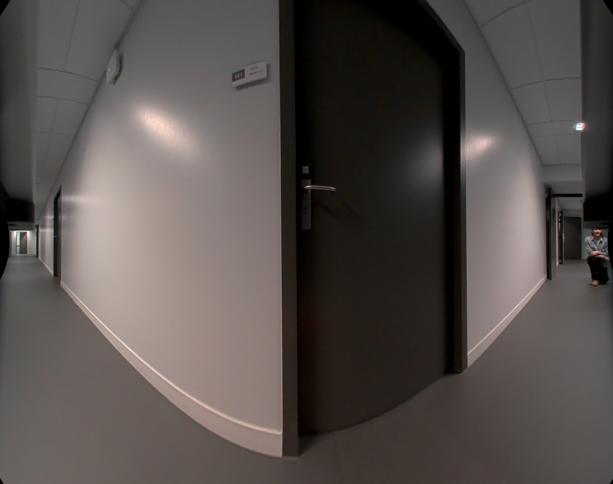
#> input picture prototyping/src/surround_yolo/test_images_damien_stich/resultats/up4.png, 1226 x 968 px (shown at 1/2 size)
$ python sift.py
#> lines starting #> are read from the running program, lines starting #| are printed output that depends on the picture
import cv2 as cv
import numpy as np


class PanoramaFusion:
    def __init__(self):
        self.sift = cv.SIFT_create()
        self.bf = cv.BFMatcher(cv.NORM_L1, crossCheck=True)

    def extraire_points_correspondants(self, img1, img2):
        nb_max_matchs = 50

        k_1, des_1 = self.sift.detectAndCompute(img1, None)
        k_2, des_2 = self.sift.detectAndCompute(img2, None)

        matches = self.bf.match(des_1, des_2)
        matches_filtered = sorted(matches, key=lambda x: x.distance)[:nb_max_matchs]

        img3 = cv.drawMatches(img1, k_1, img2, k_2, matches_filtered, img2, flags=2)

        cv.imshow("Output", img3)
        cv.waitKey(0)
        cv.destroyAllWindows()

        points_correspondants = [(k_1[match.queryIdx].pt, k_2[match.trainIdx].pt) for match in matches_filtered]

        return points_correspondants

    def fusionner_images(self, img_gauche, img_centre, img_droite):
        pts1 = np.array([[935, 708],
                         [931, 106],
                         [1189, 571],
                         [1102, 558],
                         [1101, 376],
                         [1087, 330],
                         [1152, 247],
                         [1104, 243],
                         [1086, 162],
                         [1020, 180],
                         [1052, 250],
                         [936, 734],
                         [925, 743],
                         [919, 105],
                         [958, 57],
                         [1109, 270],
                         [1108, 415],
                         [1161, 405],
                         [1162, 434],
                         [1182, 513],
                         [1129, 435],
                         [1127, 526],
                         [1016, 630],
                         [932, 405],
                         [1103, 452],
                         [1121, 327],
                         [1063, 275]])
        pts2 = np.array([[271, 684],
                         [264, 103],
                         [603, 567],
                         [515, 551],
                         [516, 361],
                         [499, 312],
                         [555, 214],
                         [498, 211],
                         [462, 121],
                         [396, 154],
                         [445, 226],
                         [273, 709],
                         [258, 715],
                         [250, 111],
                         [304, 41],
                         [511, 242],
                         [525, 403],
                         [593, 393],
                         [596, 423],
                         [596, 505],
                         [558, 423],
                         [554, 519],
                         [390, 618],
                         [265, 391],
                         [516, 439],
                         [534, 309],
                         [460, 252]])

        # Calculer la matrice de transformation
        M1, _ = cv.findHomography(pts2, pts1, cv.RANSAC, 5.0)

        result1 = cv.warpPerspective(img_gauche, M1, (img_centre.shape[1] + img_gauche.shape[1], img_gauche.shape[0]))

        pts1 = np.array([[1000, 710],
                         [758, 590],
                         [710, 566],
                         [759, 276],
                         [711, 339],
                         [698, 348],
                         [698, 313],
                         [728, 230],
                         [802, 157],
                         [891, 44],
                         [754, 442],
                         [680, 441],
                         [603, 567],
                         [624, 492],
                         [620, 452],
                         [680, 359],
                         [680, 552],
                         [739, 384],
                         [871, 21],
                         [679, 468],
                         [664, 507],
                         [690, 382]])
        pts2 = np.array([[323, 754],
                         [148, 593],
                         [118, 570],
                         [152, 297],
                         [120, 355],
                         [112, 363],
                         [113, 331],
                         [126, 258],
                         [177, 186],
                         [236, 66],
                         [148, 453],
                         [95, 452],
                         [19, 566],
                         [39, 498],
                         [36, 461],
                         [97, 374],
                         [95, 556],
                         [142, 398],
                         [214, 52],
                         [96, 477],
                         [86, 515],
                         [108, 394]])

        # Calculer la matrice de transformation
        M2, _ = cv.findHomography(pts2, pts1, cv.RANSAC, 5.0)

        result2 = cv.warpPerspective(img_droite, M2, (img_centre.shape[1] + img_droite.shape[1], img_droite.shape[0]))

        # Copier l'image 1 sur l'image résultante
        result1[:img_centre.shape[0], img_centre.shape[1]:] = img_centre

        # Copier l'image 1 sur l'image résultante
        result2 = result2[:, img_centre.shape[1]:]

        result = np.concatenate((result1, result2),
                                axis=1)
        return result, M1, M2


if __name__ == '__main__':
    p = PanoramaFusion()
    img1_path = 'test_images_damien_stich/resultats/up4.png'
    img2_path = 'test_images_damien_stich/resultats/up1.png'
    img3_path = 'test_images_damien_stich/resultats/up3.png'
    img_gauche = cv.imread(img1_path)
#> img_gauche is the input picture: shape (968, 1226, 3); mean B, G, R 76.3, 79.6, 86.1
    img_centre = cv.imread(img2_path)
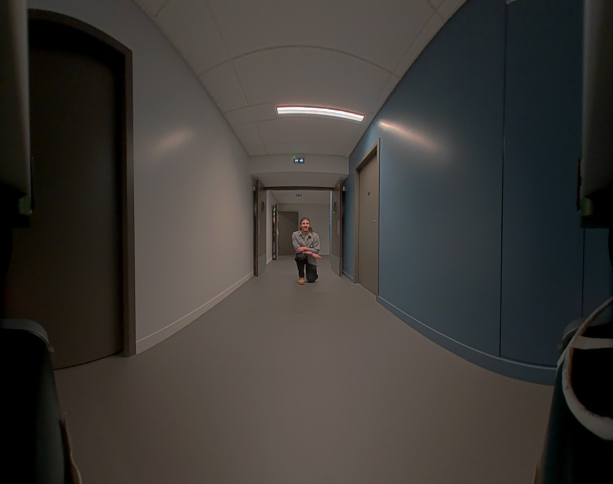
#> input picture prototyping/src/surround_yolo/test_images_damien_stich/resultats/up1.png, 1226 x 968 px (shown at 1/2 size)
#> img_centre is the input picture: shape (968, 1226, 3); mean B, G, R 54, 57.6, 60.7
    img_droite = cv.imread(img3_path)
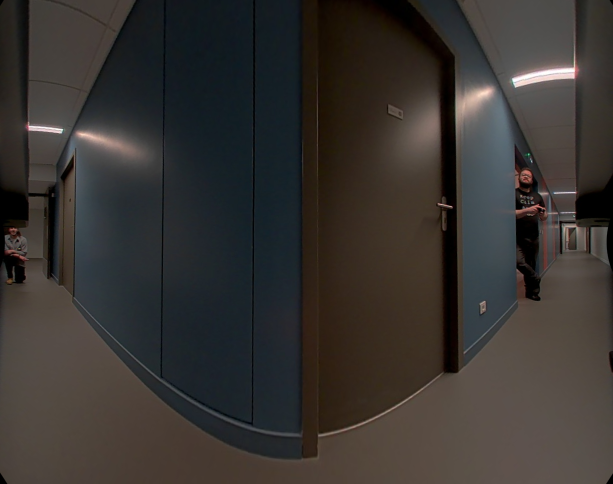
#> input picture prototyping/src/surround_yolo/test_images_damien_stich/resultats/up3.png, 1226 x 968 px (shown at 1/2 size)
#> img_droite is the input picture: shape (968, 1226, 3); mean B, G, R 49, 51.9, 55.7
    res, m1, m2 = p.fusionner_images(img_gauche, img_centre, img_droite)
#> in fusionner_images, `result1 = cv.warpPerspective(img_gauche, M1, (img_centre.shape[1] + im..`:
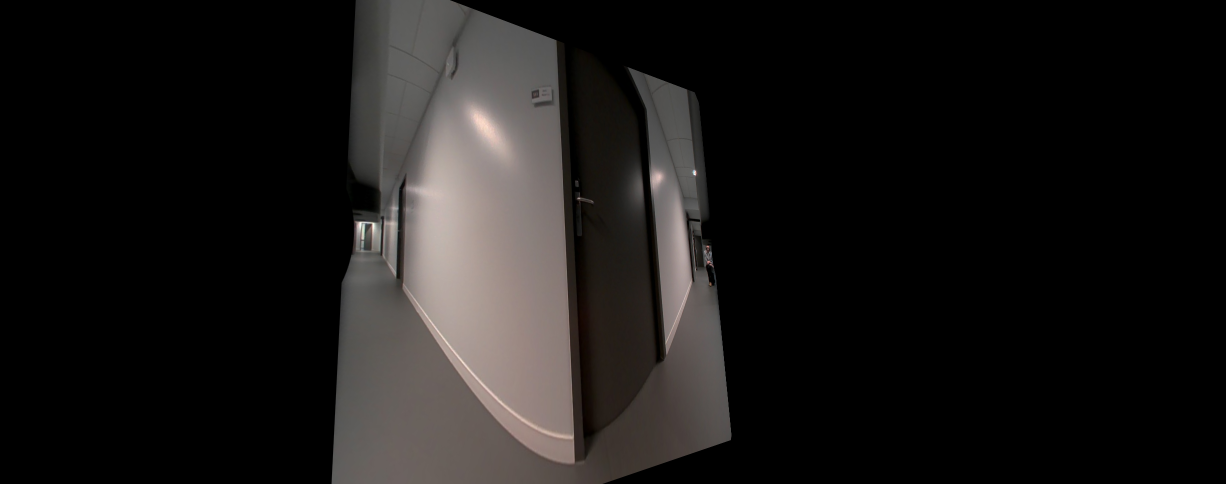
#> result1: shape (968, 2452, 3) (shown at 1/2 size); mean B, G, R 23.4, 24.4, 26.4
#> in fusionner_images, `result2 = cv.warpPerspective(img_droite, M2, (img_centre.shape[1] + im..`:
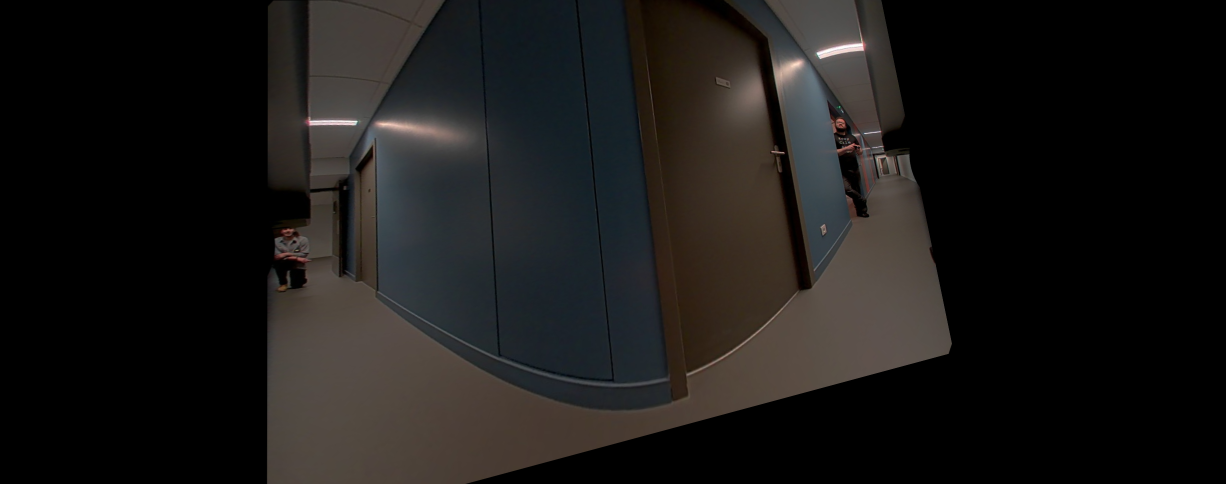
#> result2: shape (968, 2452, 3) (shown at 1/2 size); mean B, G, R 23.6, 25, 26.6
#> in fusionner_images, `result1[:img_centre.shape[0], img_centre.shape[1]:] = img_centre`:
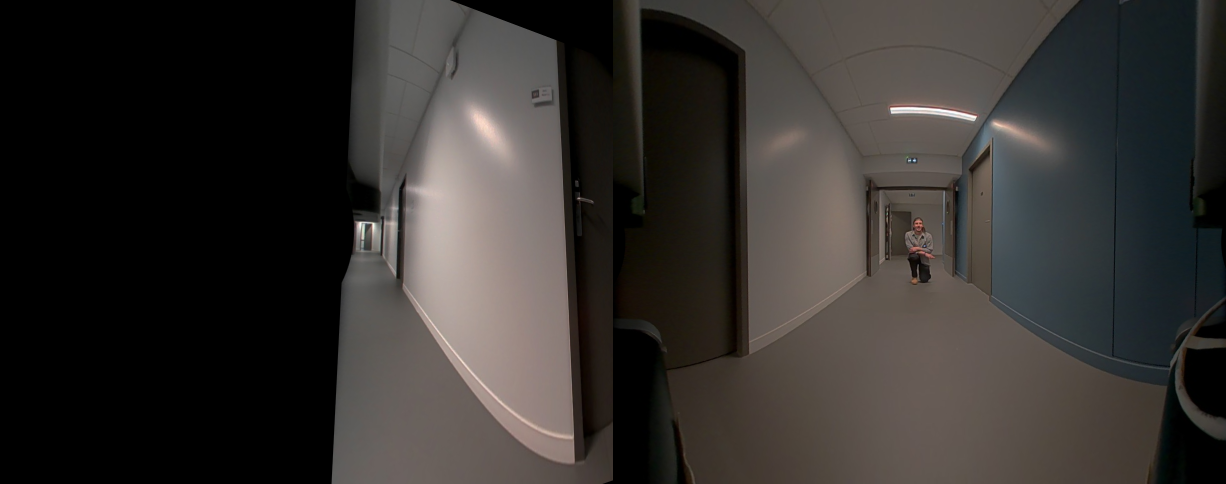
#> result1: shape (968, 2452, 3) (shown at 1/2 size); mean B, G, R 46.5, 49.1, 52.3
#> in fusionner_images, `result2 = result2[:, img_centre.shape[1]:]`:
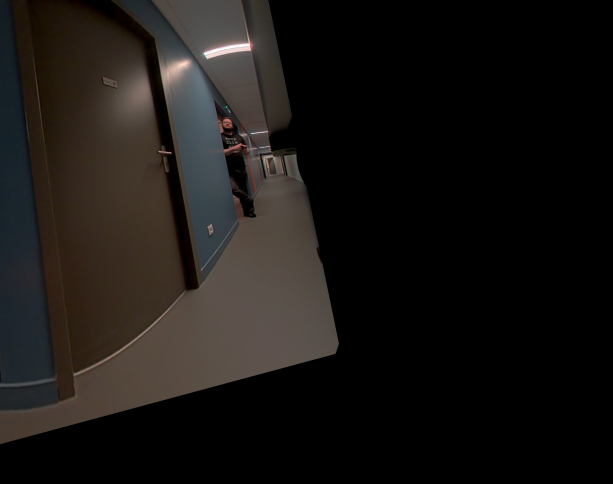
#> result2: shape (968, 1226, 3) (shown at 1/2 size); mean B, G, R 19.7, 22.1, 25
#> in fusionner_images, `result = np.concatenate((result1, result2), axis=1)`:
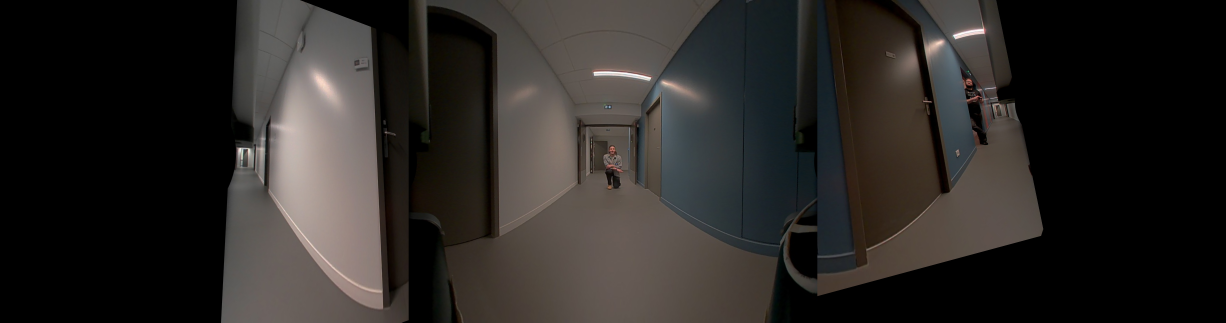
#> result: shape (968, 3678, 3) (shown at 1/3 size); mean B, G, R 37.6, 40.1, 43.2
#> m1 = [[1.33, -0.209, 714.9], [0.313, 1.01, -69.25], [0.000558, -0.000224, 1]]; m2 = [[1.62, -0.0866, 536.1], [-0.00789, 0.939, 1.02], [0.000351, -0.000159, 1]]
    print(m1,m2)
#| [[ 1.33385533e+00 -2.09343877e-01  7.14895389e+02]
#|  [ 3.13458031e-01  1.00740937e+00 -6.92486968e+01]
#|  [ 5.57695061e-04 -2.23578606e-04  1.00000000e+00]] [[ 1.61827928e+00 -8.66375625e-02  5.36091267e+02]
#|  [-7.88738898e-03  9.38739974e-01  1.01538670e+00]
#|  [ 3.51352043e-04 -1.58623768e-04  1.00000000e+00]]
    cv.imshow("resultats", res)
    cv.waitKey(0)
    cv.destroyAllWindows()
